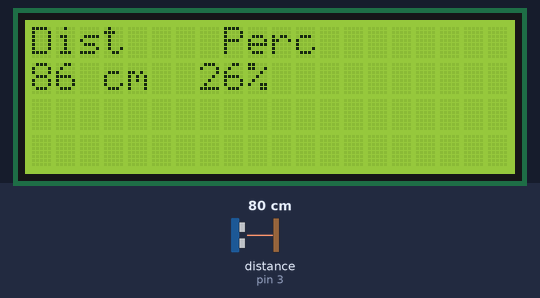
This sketch was run on a simulated Arduino Uno, built with avr-gcc and run on an emulated ATmega328P. Shown: 20×4 character LCD. Wiring (inferred from the names in the program): ultrasonic range finder: trigger pin 2; echo pin 3. The test bench sets the inputs (shaded band); at power-on: distance to the obstacle (sensor on pin 3) 80 cm. The echo pulse lasts 58.3 µs per cm.

Above: at 2.2 s.
2.3 s: distance to the obstacle (sensor on pin 3) set to 2 cm
At 4.5 s:
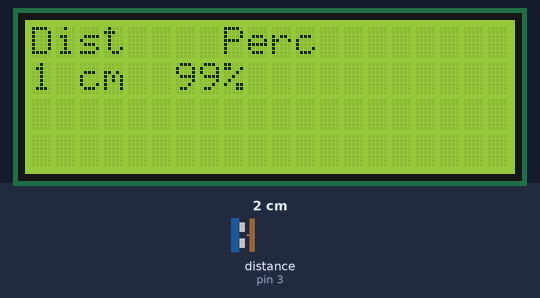
5.6 s: distance to the obstacle (sensor on pin 3) set to 4 cm
At 6.6 s:
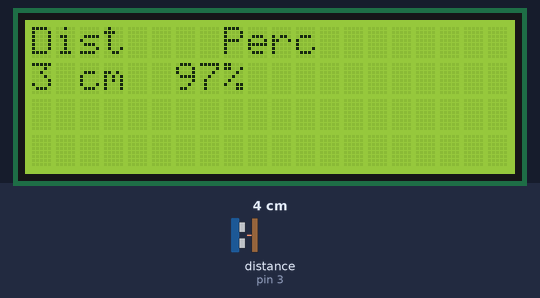
7.7 s: distance to the obstacle (sensor on pin 3) set to 9 cm
At 8.8 s:
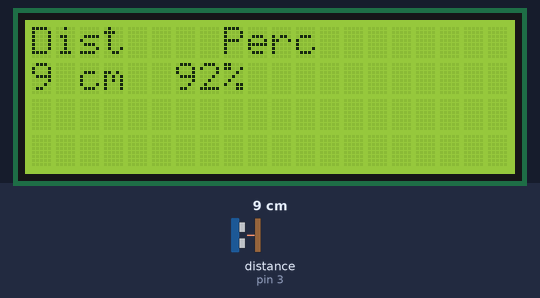
Timing chart, 0 to 10.7 s (numbered marks = the images above; inputs shaded):
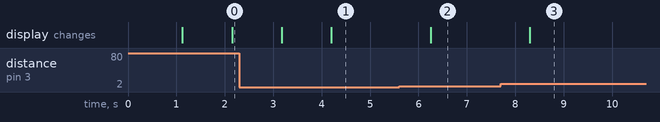

Measured:
- after the input at 2.3 s, the display: first changes after 0.87 s (image 1 shows a later state)
- after the input at 5.6 s, the display: changes after 0.65 s (image 2)
- after the input at 7.7 s, the display: changes after 0.60 s (image 3)

The sketch:

OilTankLevel.ino
```cpp
//YWROBOT
//Compatible with the Arduino IDE 1.0
//Library version:1.1
#include <Wire.h>
#include <LiquidCrystal_I2C.h>

LiquidCrystal_I2C lcd(0x27,20,4);  // set the LCD address to 0x27 for a 16 chars and 2 line display
/* Arduino example sketch to control a JSN-SR04T ultrasonic distance sensor with Arduino. No library needed. More info: https://www.makerguides.com */

// Define Trig and Echo pin:
#define trigPin 2
#define echoPin 3

// Define variables:
int duration;
long distance;
float speedofsound;
int temp;
float prcntFull;

void setup()
{
  // Define inputs and outputs
  pinMode(trigPin, OUTPUT);
  pinMode(echoPin, INPUT);

  // temp in Celcius
  temp = 8;

  // speed m/s
  speedofsound = 331.3+(0.606*temp);

  // Begin Serial communication at a baudrate of 9600:
  Serial.begin(9600);

  lcd.init();                      // initialize the lcd

  // Print a message to the LCD.
  lcd.backlight();
  lcd.setCursor(1,0);
  lcd.print("Oil Tank Level");
  lcd.setCursor(2,1);
  lcd.print("Checking...");
  delay(1000);
}


void loop()
{
  // Note: Will need to add code to detect situation where oil tank is full
  // enough to be closer to the sensor than it can reliably measure.  A
  // problem for when we can afford to fill the tank!

  // Clear the trigPin by setting it LOW:
  digitalWrite(trigPin, LOW);

  delayMicroseconds(5);

  // Trigger the sensor by setting the trigPin high for 10 microseconds:
  digitalWrite(trigPin, HIGH);
  delayMicroseconds(10);
  digitalWrite(trigPin, LOW);

  // Read the echoPin. pulseIn() returns the duration (length of the pulse) in microseconds:
  duration = pulseIn(echoPin, HIGH);

  // Calculate the distance - Note .0001 is math answer, extra 1 added to make .00011 and correct distance for temp
  distance = duration*(speedofsound*.00011)/2.0;

  // Print the distance on the Serial Monitor (Ctrl+Shift+M):
  lcd.clear();                      // initialize the lcd

  // Print a message to the LCD.

  prcntFull = (116.0-distance)/116.0*100.0;
  lcd.setCursor(0,0);
  lcd.print("Dist    Perc");
  lcd.setCursor(0,1);
  lcd.print(round(distance));
  lcd.print(" cm  ");
  lcd.print(round(prcntFull));
  lcd.print("%");

  // Don't need the display updating multiple times/second, so let's slow things down
  delay(1000);
}
```
